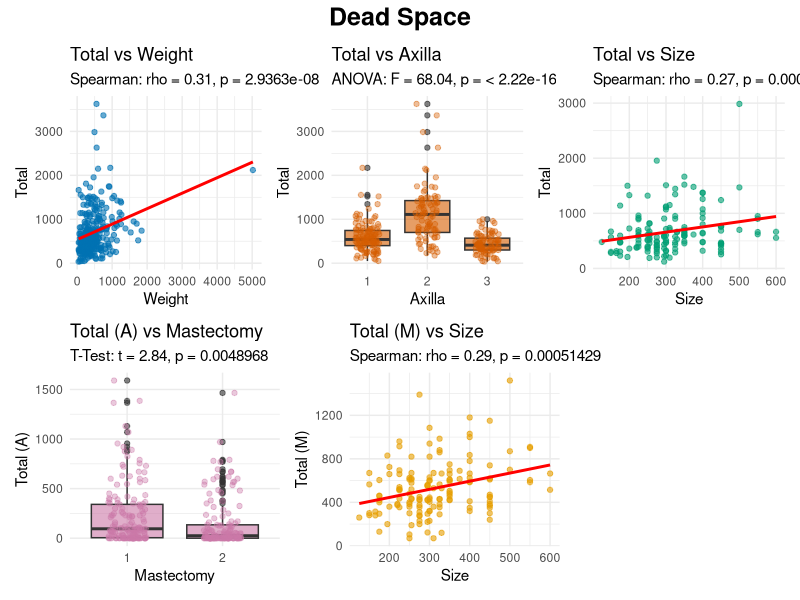

Reproduce this figure in R.
# Load required libraries
library(ggplot2)
library(patchwork)

# Read the data
data <- read.csv2("Test.csv", stringsAsFactors = FALSE)
colnames(data) <- trimws(colnames(data))

# Clean numeric columns
clean_numeric <- function(x) {
  x <- as.character(x)
  x <- gsub(",", ".", x)
  x <- gsub("\\s+", "", x)
  as.numeric(x)
}
data$Total <- clean_numeric(data$Total)
data$Weight <- clean_numeric(data$Weight)
data$Size <- clean_numeric(data$Size)
data$Total..A. <- clean_numeric(data$Total..A.)
data$Total..M. <- clean_numeric(data$Total..M.)

# 1. Spearman: Total vs Weight
complete1 <- complete.cases(data$Total, data$Weight)
spearman_weight <- cor.test(data$Total[complete1], data$Weight[complete1], method = "spearman")
p1 <- ggplot(data[complete1,], aes(x = Weight, y = Total)) +
  geom_point(color = "#0072B2", alpha = 0.6) +
  geom_smooth(method = "lm", color = "red", se = FALSE) +
  labs(
    title = "Total vs Weight",
    subtitle = paste0("Spearman: rho = ", round(spearman_weight$estimate, 2), ", p = ", format.pval(spearman_weight$p.value, digits = 5)),
    x = "Weight", y = "Total"
  ) + theme_minimal()

# 2. ANOVA: Total vs Axilla
if("Axilla" %in% names(data)) {
  data$Axilla <- as.factor(data$Axilla)
  anova_axilla <- aov(Total ~ Axilla, data=data)
  anova_axilla_sum <- summary(anova_axilla)
  p2 <- ggplot(data, aes(x = Axilla, y = Total)) +
    geom_boxplot(fill = "#D55E00", alpha = 0.6) +
    geom_jitter(width = 0.2, alpha = 0.4, color = "#D55E00") +
    labs(
      title = "Total vs Axilla",
      subtitle = paste0("ANOVA: F = ", round(anova_axilla_sum[[1]]$"F value"[1], 2), ", p = ", format.pval(anova_axilla_sum[[1]]$"Pr(>F)"[1], digits = 5)),
      x = "Axilla", y = "Total"
    ) + theme_minimal()
} else { p2 <- NULL }

# 3. Spearman: Total vs Size
complete3 <- complete.cases(data$Total, data$Size)
spearman_size <- cor.test(data$Total[complete3], data$Size[complete3], method = "spearman")
p3 <- ggplot(data[complete3,], aes(x = Size, y = Total)) +
  geom_point(color = "#009E73", alpha = 0.6) +
  geom_smooth(method = "lm", color = "red", se = FALSE) +
  labs(
    title = "Total vs Size",
    subtitle = paste0("Spearman: rho = ", round(spearman_size$estimate, 2), ", p = ", format.pval(spearman_size$p.value, digits = 5)),
    x = "Size", y = "Total"
  ) + theme_minimal()

# 4. T-Test: Total (A) vs Mastectomy
if("Mastectomy" %in% names(data)) {
  data$Mastectomy <- as.factor(data$Mastectomy)
  ttest_totalA_mast <- t.test(Total..A. ~ Mastectomy, data=data)
  p4 <- ggplot(data, aes(x = Mastectomy, y = Total..A.)) +
    geom_boxplot(fill = "#CC79A7", alpha = 0.6) +
    geom_jitter(width = 0.2, alpha = 0.4, color = "#CC79A7") +
    labs(
      title = "Total (A) vs Mastectomy",
      subtitle = paste0("T-Test: t = ", round(ttest_totalA_mast$statistic, 2), ", p = ", format.pval(ttest_totalA_mast$p.value, digits = 5)),
      x = "Mastectomy", y = "Total (A)"
    ) + theme_minimal()
} else { p4 <- NULL }

# 5. Spearman: Total (M) vs Size
complete5 <- complete.cases(data$Total..M., data$Size)
spearman_totalM_size <- cor.test(data$Total..M.[complete5], data$Size[complete5], method = "spearman")
p5 <- ggplot(data[complete5,], aes(x = Size, y = Total..M.)) +
  geom_point(color = "#E69F00", alpha = 0.6) +
  geom_smooth(method = "lm", color = "red", se = FALSE) +
  labs(
    title = "Total (M) vs Size",
    subtitle = paste0("Spearman: rho = ", round(spearman_totalM_size$estimate, 2), ", p = ", format.pval(spearman_totalM_size$p.value, digits = 5)),
    x = "Size", y = "Total (M)"
  ) + theme_minimal()

# Combine all 5 plots in a 3x2 grid (last cell empty)
combined <- (
  (p1 | p2 | p3) /
  (p4 | p5 | plot_spacer())
) +
  plot_annotation(title = "Dead Space",
                  theme = theme(plot.title = element_text(size = 18, face = "bold", hjust = 0.5)))

ggsave("Karl/dead_space_combined.png", combined, width = 18, height = 12, dpi = 300) 